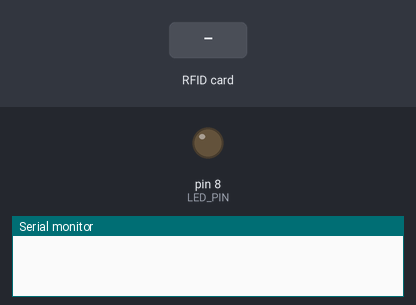
The sketch below on a simulated Arduino Uno, built with avr-gcc and run on an emulated ATmega328P. On the bench: output pins drawn as LEDs (lit = HIGH), the last lines printed to the serial monitor. Dashed ring = blinking. Inputs (shaded band) come from the test bench. Pins used as bus, display or sensor lines are not drawn.

Above: at 1.2 s.
1.3 s: RFID card 5E 7A 19 C4 held to the reader
At 1.58 s:
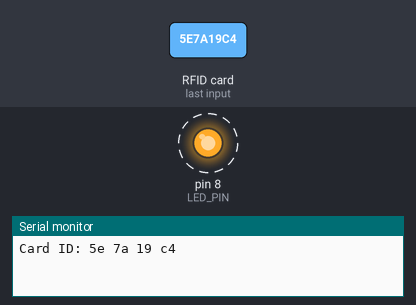
4.3 s: RFID card 13 C3 91 AE held to the reader
At 4.6 s:
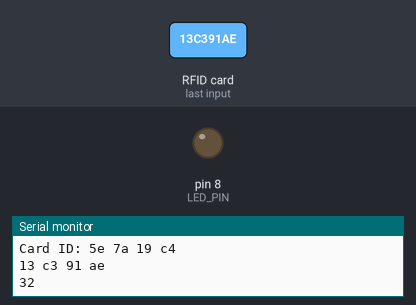
Timing chart, 0 to 7.3 s (numbered marks = the images above; inputs shaded):
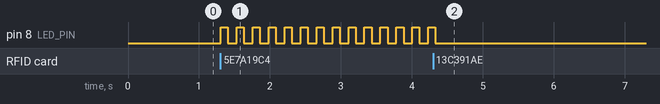

Measured:
- after the input at 1.3 s, pin 8 (LED_PIN): alternates HIGH for 0.10 s and LOW for 0.13 s, starting at once
- after the input at 4.3 s, pin 8 (LED_PIN): goes on until 4.3 s, then stays LOW

The sketch:

lab_5.ino
```cpp
//RST 9
// MISO 12
// MOSI 11
//SCK 13
// SDA 10

#include <SPI.h>
#include <MFRC522.h>

#define SS_PIN 10
#define RST_PIN 9
#define LED_PIN 8

MFRC522 mfrc522(SS_PIN, RST_PIN);   // Tạo đối tượng MFRC522

// Chuỗi Serial ID của thẻ RFID được phép truy cập
char cardID[] = "13 c3 91 ae";

// Số lần quét sai thẻ
int count = 0;

long start = millis();

void setup() {
  Serial.begin(9600);   // Khởi tạo giao tiếp Serial
  SPI.begin();          // Khởi tạo giao tiếp SPI
  mfrc522.PCD_Init();    // Khởi tạo module RC522
  pinMode(LED_PIN, OUTPUT);  // Khởi tạo chân điều khiển LED là đầu ra
}

void loop() {
  while (true) {
    if (mfrc522.PICC_IsNewCardPresent() && mfrc522.PICC_ReadCardSerial()) {
      // So sánh Serial ID của thẻ RFID với chuỗi được cho phép
      String readID = "";
      for (byte i = 0; i < mfrc522.uid.size; i++) {
        readID += mfrc522.uid.uidByte[i] < 0x10 ? "0" : "";
        readID += String(mfrc522.uid.uidByte[i], HEX) + " ";
      }

      readID.trim();
      Serial.println("Card ID: " + readID);

      if (strcmp(readID.c_str(), cardID) == 0) {
        // Nếu Serial ID đúng, bật đèn LED
        digitalWrite(LED_PIN, HIGH);
        delay(200);
        start = millis();
        while(millis() - start < 2000) {
          if (mfrc522.PICC_IsNewCardPresent() && mfrc522.PICC_ReadCardSerial()) {
            String readNewID = "";
            for (byte i = 0; i < mfrc522.uid.size; i++) {
              readNewID += mfrc522.uid.uidByte[i] < 0x10 ? "0" : "";
              readNewID += String(mfrc522.uid.uidByte[i], HEX) + " ";
            }
            Serial.println(readNewID);
            Serial.println(strcmp(readNewID.c_str(), cardID));

            if (strcmp(readNewID.c_str(), cardID) != 32){
              break;
            }

            if (strcmp(readNewID.c_str(), cardID) == 32) {
              digitalWrite(LED_PIN, LOW);
              delay(500);
              break;
            }
            start = millis();
          }
        }
      } else if (strcmp(readID.c_str(), cardID) != 0){
        digitalWrite(LED_PIN, HIGH);
        while(true) {
          digitalWrite(LED_PIN, HIGH);
          delay(100);
          digitalWrite(LED_PIN, LOW);
          delay(100);
          if (mfrc522.PICC_IsNewCardPresent() && mfrc522.PICC_ReadCardSerial()) {
            String readNewID = "";
            for (byte i = 0; i < mfrc522.uid.size; i++) {
              readNewID += mfrc522.uid.uidByte[i] < 0x10 ? "0" : "";
              readNewID += String(mfrc522.uid.uidByte[i], HEX) + " ";
            }
            Serial.println(readNewID);
            Serial.println(strcmp(readNewID.c_str(), cardID));

            if (strcmp(readNewID.c_str(), cardID) == 32){
              break;
            }
          }
        }
      }

    }
  }
}
```
